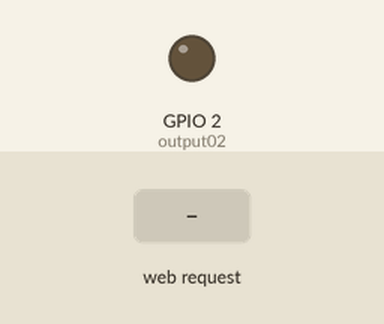
Recording of a sketch running on a simulated ESP32. On the bench: output pins drawn as LEDs (lit = HIGH). The test bench sets the inputs (shaded band). WiFi joins after 1.5 s; servers stay silent unless stated; what the sketch prints to the serial monitor is not drawn.

Above: at 2.7 s.
2.8 s: HTTP request GET /02/on received
At 4.0 s:
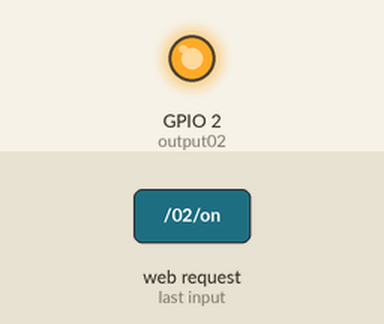
4.3 s: HTTP request GET /02/off received
At 5.3 s:
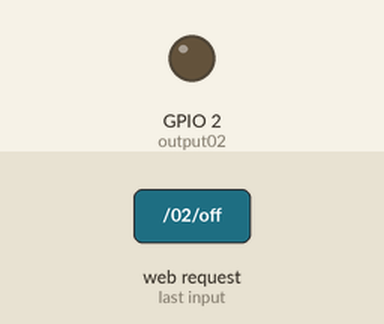
Timing chart, 0 to 7.3 s (numbered marks = the images above; inputs shaded):
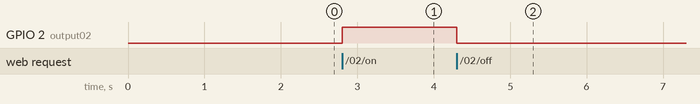

The sketch:

ESP_webServer2.ino
```cpp
#include <WiFi.h>

const char* ssid     = "BBL";
const char* password = "12345678";

WiFiServer server(80);

String header;

String output02State = "off";
int readSenor  ;
const int output02 = 02;
int MiliSec           = 0 ;
int Sec               = 0 ;

hw_timer_t * timer = NULL;
void IRAM_ATTR onTimer(){
   MiliSec++;
  if(MiliSec == 10){
    MiliSec = 0;
    Sec++;
  }
  Serial.println(Sec);

}

void setup(){
  Serial.begin(115200);

  pinMode(output02, OUTPUT);

  Serial.print("Connecting to ");
  Serial.println(ssid);
  WiFi.begin(ssid, password);
  while (WiFi.status() != WL_CONNECTED) {
    delay(500);
    Serial.print(".");
  }

  Serial.println("");
  Serial.println("WiFi connected.");
  Serial.println("IP address: ");
  Serial.println(WiFi.localIP());
  server.begin();


  timer = timerBegin(0, 80, true);  // timer 0, MWDT clock period = 12.5 ns * TIMGn_Tx_WDT_CLK_PRESCALE -> 12.5 ns * 80 -> 1000 ns = 1 us, countUp
  timerAttachInterrupt(timer, &onTimer, true); // edge (not level) triggered
  timerAlarmWrite(timer, 100000, true); // 1000000 * 1 us = 1 s, autoreload true
  timerAlarmDisable(timer); // SetTimer Disable,Enable
}

void loop(){
  WiFiClient client = server.available();   // Listen for incoming clients

  if (client) {                             // If a new client connects,
    Serial.println("New Client.");          // print a message out in the serial port
    String currentLine = "";                // make a String to hold incoming data from the client
    while (client.connected()) {            // loop while the client's connected
      if (client.available()) {             // if there's bytes to read from the client,
        char c = client.read();             // read a byte, then
        Serial.write(c);                    // print it out the serial monitor
        header += c;
        if (c == '\n') {                    // if the byte is a newline character
          // if the current line is blank, you got two newline characters in a row.
          // that's the end of the client HTTP request, so send a response:
          if (currentLine.length() == 0) {
            // HTTP headers always start with a response code (e.g. HTTP/1.1 200 OK)
            // and a content-type so the client knows what's coming, then a blank line:
            client.println("HTTP/1.1 200 OK");
            client.println("Content-type:text/html");
            client.println("Connection: close");
            client.println();

            // turns the GPIOs on and off
            if (header.indexOf("GET /02/on") >= 0) {
              Serial.println("GPIO 02 on");
              output02State = "Lock";
              digitalWrite(output02, HIGH);
            } else if (header.indexOf("GET /02/off") >= 0) {
              Serial.println("GPIO 02 off");
              output02State = "UnLock";
              digitalWrite(output02, LOW);
              //timerAlarmEnable(timer);
            }
//            if(Sec==5 && output02State=="UnLock" ){
//                client.println("<p><a href=\"/02/on\"><button>Lock</button></a></p>");
//                timerAlarmDisable(timer);
//                Sec = 0 ;
//              }

            // Display the HTML web page
            client.println("<!DOCTYPE html><html>");
            client.println("<head><meta name=\"viewport\" content=\"width=device-width, initial-scale=1\">");
            client.println("<link rel=\"icon\" href=\"data:,\">");
            // CSS to style the on/off buttons
            // Feel free to change the background-color and font-size attributes to fit your preferences
            client.println("<style>html { font-family: Helvetica; display: inline-block; margin: 0px auto; text-align: center;}");
            client.println(".button { background-color: #f44336; border: none; color: white; padding: 16px 40px;");
            client.println("text-decoration: none; font-size: 30px; margin: 2px; cursor: pointer;}");
            client.println(".button2 {background-color: #555555;}</style></head>");

            // Web Page Heading
            client.println("<body><h1>Smart Door by 3B</h1>");

            // Display current state, and ON/OFF buttons for GPIO 26
            client.println("<p>State " + output02State + "</p>");
            // If the output26State is off, it displays the ON button
            if (output02State=="UnLock") {
              client.println("<p><a href=\"/02/on\"><button>Lock</button></a></p>");
            } else {
              client.println("<p><a href=\"/02/off\"><button>UnLock</button></a></p>");
            }

            client.println("</body></html>");

            // The HTTP response ends with another blank line
            client.println();
            // Break out of the while loop
            break;
          } else { // if you got a newline, then clear currentLine
            currentLine = "";
          }
        } else if (c != '\r') {  // if you got anything else but a carriage return character,
          currentLine += c;      // add it to the end of the currentLine
        }
      }
    }
    // Clear the header variable
    header = "";
    // Close the connection
    client.stop();
    Serial.println("Client disconnected.");
    Serial.println("");
  }
}
```

Measured:
- after the input at 2.8 s, GPIO 2 (output02): LOW → HIGH at once
- after the input at 4.3 s, GPIO 2 (output02): HIGH → LOW at once
